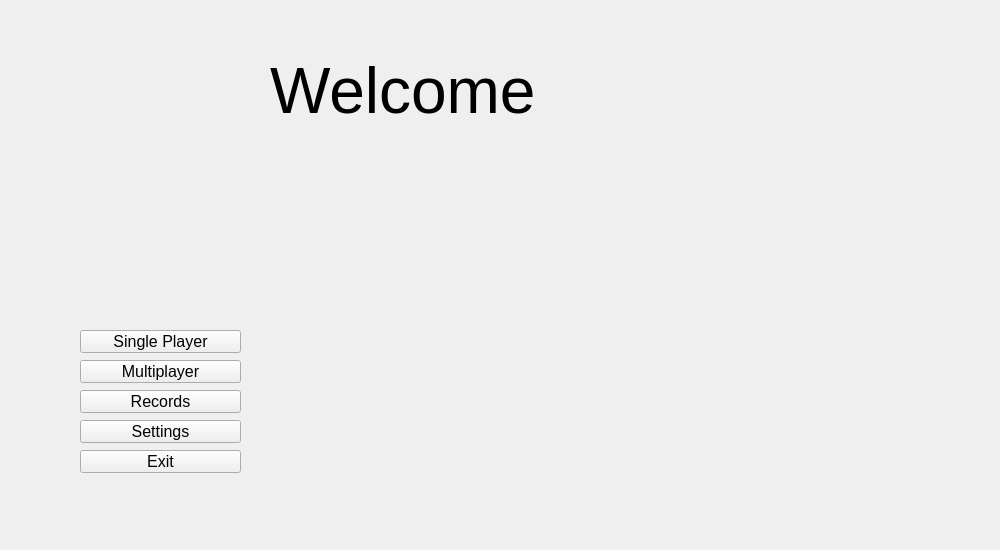
<?xml version="1.0" encoding="UTF-8"?>
<ui version="4.0">
 <class>WelcomeView</class>
 <widget class="QWidget" name="WelcomeView">
  <property name="geometry">
   <rect>
    <x>0</x>
    <y>0</y>
    <width>1000</width>
    <height>550</height>
   </rect>
  </property>
  <property name="sizePolicy">
   <sizepolicy hsizetype="Fixed" vsizetype="Fixed">
    <horstretch>0</horstretch>
    <verstretch>0</verstretch>
   </sizepolicy>
  </property>
  <property name="contextMenuPolicy">
   <enum>Qt::NoContextMenu</enum>
  </property>
  <property name="windowTitle">
   <string>Form</string>
  </property>
  <widget class="QLabel" name="label">
   <property name="geometry">
    <rect>
     <x>270</x>
     <y>30</y>
     <width>341</width>
     <height>121</height>
    </rect>
   </property>
   <property name="font">
    <font>
     <pointsize>48</pointsize>
    </font>
   </property>
   <property name="text">
    <string>Welcome</string>
   </property>
  </widget>
  <widget class="QPushButton" name="pushButton">
   <property name="geometry">
    <rect>
     <x>80</x>
     <y>330</y>
     <width>161</width>
     <height>23</height>
    </rect>
   </property>
   <property name="font">
    <font>
     <pointsize>12</pointsize>
    </font>
   </property>
   <property name="text">
    <string>Single Player</string>
   </property>
  </widget>
  <widget class="QPushButton" name="pushButton_2">
   <property name="geometry">
    <rect>
     <x>80</x>
     <y>360</y>
     <width>161</width>
     <height>23</height>
    </rect>
   </property>
   <property name="font">
    <font>
     <pointsize>12</pointsize>
    </font>
   </property>
   <property name="text">
    <string>Multiplayer</string>
   </property>
  </widget>
  <widget class="QPushButton" name="pushButton_3">
   <property name="geometry">
    <rect>
     <x>80</x>
     <y>390</y>
     <width>161</width>
     <height>23</height>
    </rect>
   </property>
   <property name="font">
    <font>
     <pointsize>12</pointsize>
    </font>
   </property>
   <property name="text">
    <string>Records</string>
   </property>
  </widget>
  <widget class="QPushButton" name="pushButton_4">
   <property name="geometry">
    <rect>
     <x>80</x>
     <y>450</y>
     <width>161</width>
     <height>23</height>
    </rect>
   </property>
   <property name="font">
    <font>
     <pointsize>12</pointsize>
    </font>
   </property>
   <property name="text">
    <string>Exit</string>
   </property>
  </widget>
  <widget class="QPushButton" name="pushButton_5">
   <property name="geometry">
    <rect>
     <x>80</x>
     <y>420</y>
     <width>161</width>
     <height>23</height>
    </rect>
   </property>
   <property name="font">
    <font>
     <pointsize>12</pointsize>
    </font>
   </property>
   <property name="text">
    <string>Settings</string>
   </property>
  </widget>
 </widget>
 <resources/>
 <connections/>
</ui>
